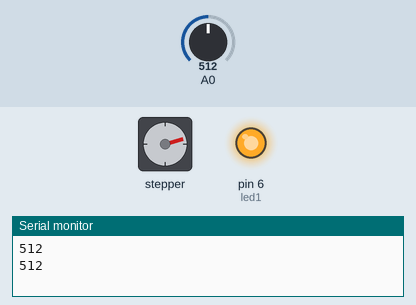
Recording of a sketch running on a simulated Arduino Uno, built with avr-gcc and run on an emulated ATmega328P. Parts: stepper motor, output pins drawn as LEDs (lit = HIGH), the last lines printed to the serial monitor. The inputs (shaded band) are chosen by the test bench; at power-on: A0 = 512. Stepper angles assume 800 steps per turn.

Above: at 6.8 s.
6.9 s: A0 set to 735
At 7.11 s:
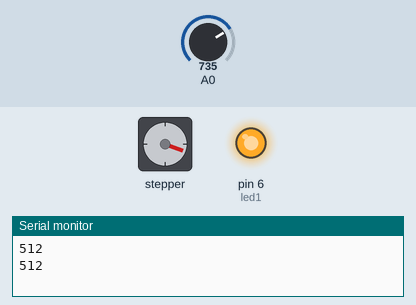
18.8 s: A0 set to 757
At 19.51 s:
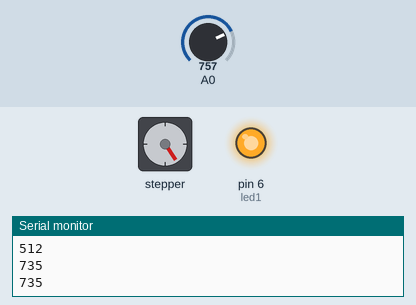
At 25.3 s:
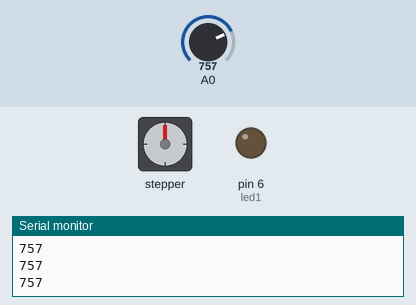
Timing chart, 0 to 26.8 s (numbered marks = the images above; inputs shaded):
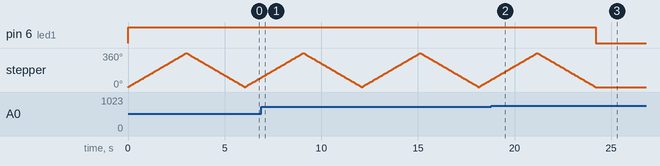

The sketch:

AnalogReadingLightSense.ino
```cpp
#include<Servo.h>
#include<Stepper.h>


int led1 = 6;
int light = A0; //reads between 0 and 5 v and returns value from 0 to 1023 (10 bits)
int servopin = 3;
int stepsperRev = 800;

Servo Servo1;
Stepper myStepper(stepsperRev,8,10,9,11);


void setup() {
  // put your setup code here, to run once:
   Serial.begin(9600);
   pinMode(led1,OUTPUT);

   //Servo1.attach(servopin);

   myStepper.setSpeed(20);

}

void loop() {
  // put your main code here, to run repeatedly:
  light = analogRead(A0);
  Serial.println(light);
  //delay(100);

//  Servo1.write(180);
//  delay(500);
//  Servo1.write(0);
//  delay(500);


  if(light < 750)
  {
    digitalWrite(led1,HIGH);
    myStepper.step(stepsperRev);
    myStepper.step(-stepsperRev);
  }

  else
  {
    digitalWrite(led1,LOW);
  }
}
```

Measured:
- the behaviour switches between 749 and 750 on A0 (found by bisection; images 1 and 2)
- after the input at 18.8 s, pin 6 (led1): HIGH → LOW after 5.4 s; stepper: goes on until 24.2 s, then stays 0°
